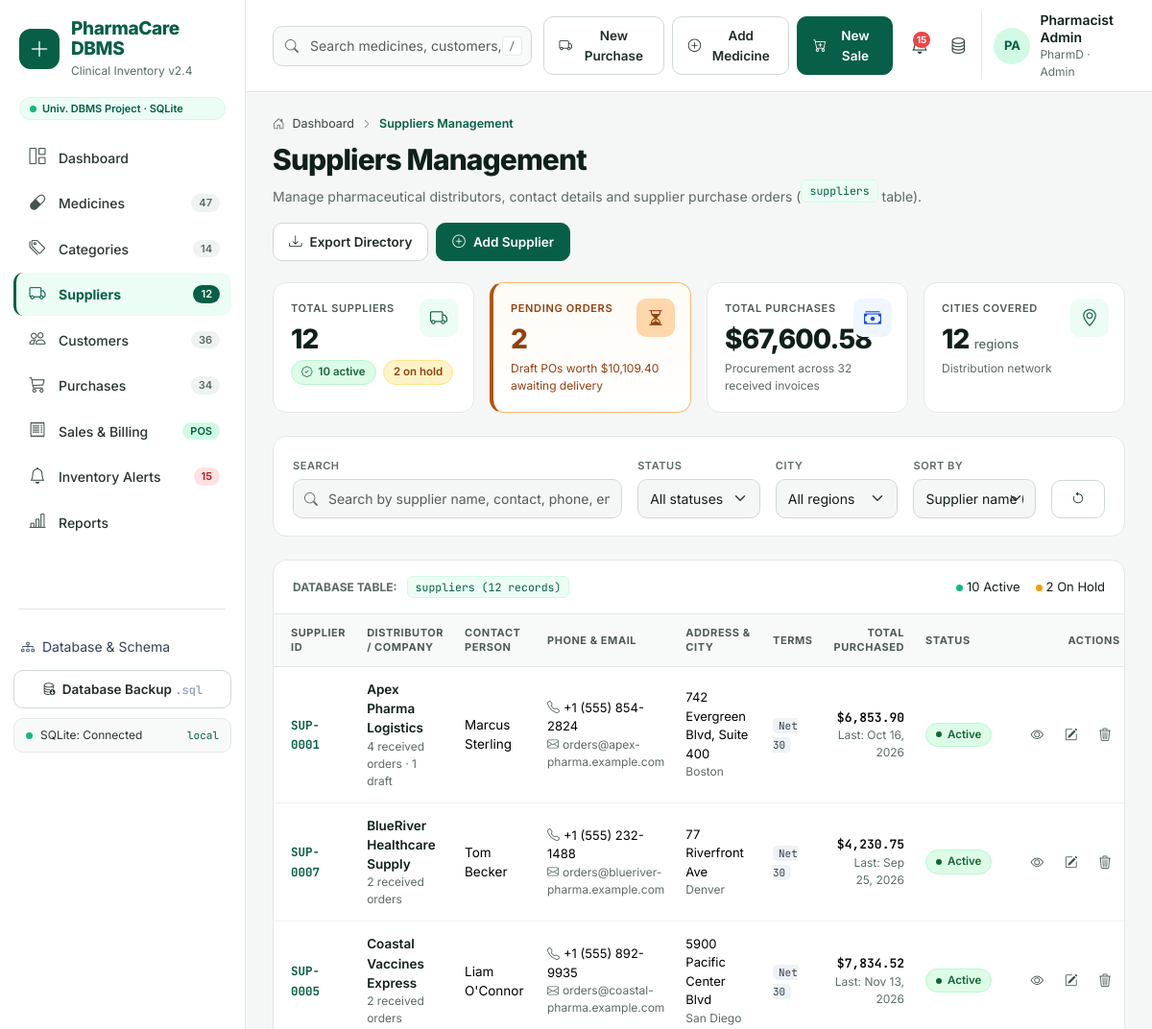
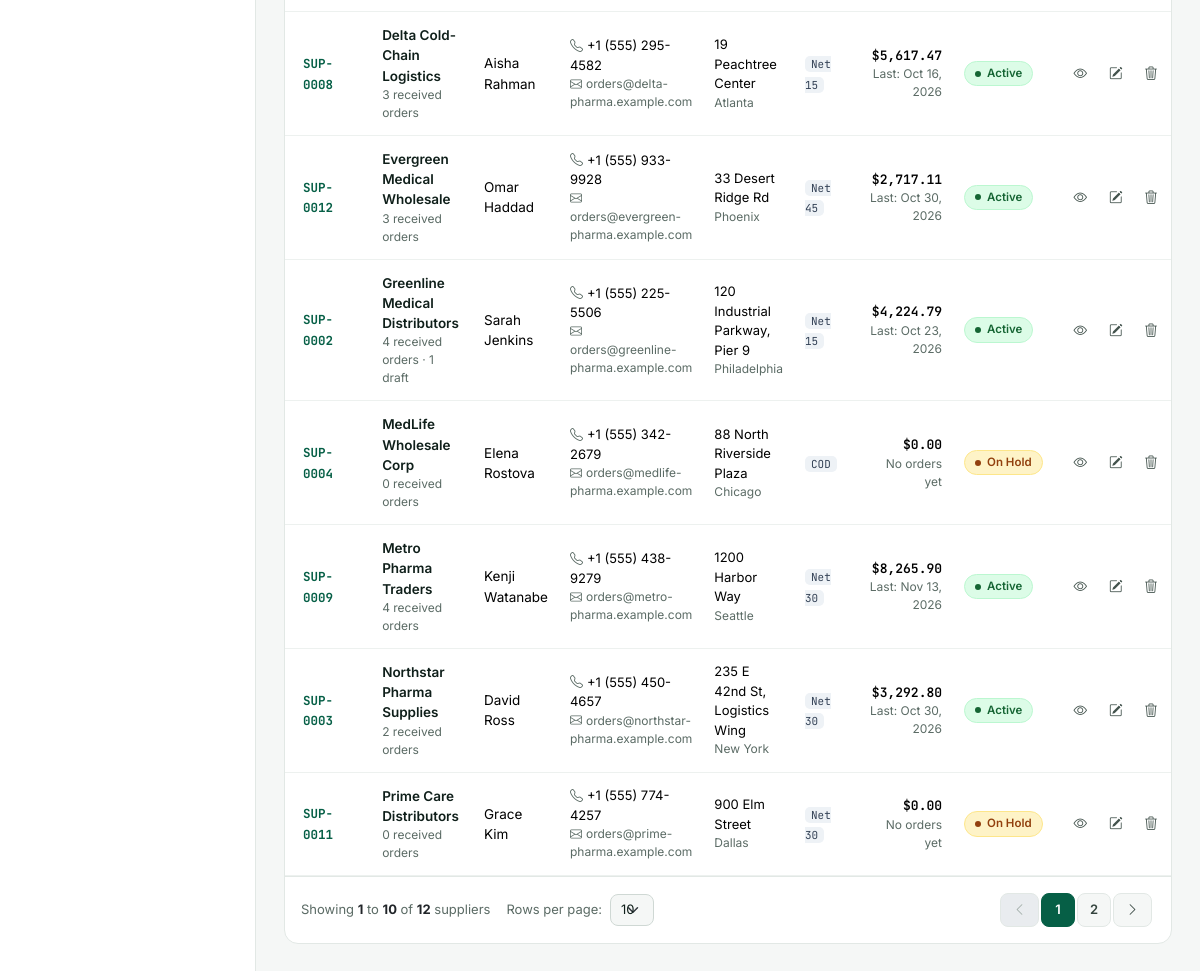
Screenshot of /suppliers/ with the database file from the repository (2 pictures, top to bottom).
### tables this page shows
CREATE TABLE suppliers (
    supplier_id     INTEGER PRIMARY KEY AUTOINCREMENT,
    supplier_name   VARCHAR(150) NOT NULL,
    contact_person  VARCHAR(100) NULL,
    phone           VARCHAR(30)  NOT NULL,
    email           VARCHAR(120) NULL,
    address         VARCHAR(255) NULL,
    city            VARCHAR(80)  NULL,
    payment_terms   VARCHAR(30)  NOT NULL DEFAULT 'Net 30',
    status          VARCHAR(20)  NOT NULL DEFAULT 'Active',
    created_at      DATETIME     NOT NULL DEFAULT CURRENT_TIMESTAMP,
    CONSTRAINT chk_suppliers_status CHECK (status IN ('Active', 'On Hold'))
);

### routes/suppliers.py (the view)
@bp.route("/")
def index():
    db = get_db()
    clause, params, f = _filters()
    total = db.scalar("SELECT COUNT(*) FROM suppliers s" + clause, params, 0)
    page = get_page(total)
    rows = db.query(f"{LIST_SQL}{clause} ORDER BY {SORTS.get(f['sort'], SORTS['name'])} LIMIT ? OFFSET ?",
                    params + [page.per_page, page.offset])
    kpi = db.one(
        "SELECT "
        " (SELECT COUNT(*) FROM suppliers) AS total,"
        " (SELECT COUNT(*) FROM suppliers WHERE status = 'Active') AS active,"
        " (SELECT COUNT(*) FROM suppliers WHERE status = 'On Hold') AS on_hold,"
        " (SELECT COUNT(*) FROM purchases WHERE status = 'Draft') AS drafts,"
        " (SELECT COALESCE(SUM(total_amount), 0) FROM purchases WHERE status = 'Draft') AS draft_value,"
        " (SELECT COALESCE(SUM(total_amount), 0) FROM purchases WHERE status = 'Received') AS spent,"
        " (SELECT COUNT(*) FROM purchases WHERE status = 'Received') AS received")
    cities = [r["city"] for r in db.query(
        "SELECT DISTINCT city FROM suppliers WHERE city IS NOT NULL ORDER BY city")]
    return render_template("suppliers/index.html", rows=rows, page=page, f=f, kpi=kpi, cities=cities,
                           statuses=STATUSES, terms=TERMS)

### db.py (called while the page is built, shortened)
def _normalize_value(value):
    if isinstance(value, decimal.Decimal):
        return int(value) if value == value.to_integral_value() else float(value)
    if isinstance(value, datetime.datetime):
        return value.strftime("%Y-%m-%d %H:%M:%S")
    if isinstance(value, datetime.date):
        return value.strftime("%Y-%m-%d")
    if isinstance(value, bytes):
        return value.decode("utf-8", "replace")
    return value

def _normalize_row(row):
    return {k: _normalize_value(v) for k, v in row.items()}

def _sqlite_dict_factory(cursor, row):
    return {col[0]: row[idx] for idx, col in enumerate(cursor.description)}

def _cfg():
    return current_app.config

def get_db():
    if "db" not in g:
        g.db = Database(_cfg())
    return g.db

    def _connect(self):
        self._driver = sqlite3
        path = self.cfg["SQLITE_PATH"]
        if path != ":memory:":
            os.makedirs(os.path.dirname(path), exist_ok=True)
        conn = sqlite3.connect(path)
        conn.row_factory = _sqlite_dict_factory
        conn.execute("PRAGMA foreign_keys = ON")
        return conn

    @property
    def is_mysql(self):
        return self.engine == "mysql"

    def _sql(self, sql):
        if self.is_mysql:
            return sql.replace("%", "%%").replace("?", "%s")
        return sql

    def _run(self, sql, params=()):
        cur = self.conn.cursor()
        try:
            cur.execute(self._sql(sql), tuple(params))
        except self._driver.Error as exc:
            cur.close()
            raise self._wrap_error(exc) from exc
        return cur

    def query(self, sql, params=()):
        cur = self._run(sql, params)
        rows = cur.fetchall()
        cur.close()
        return [_normalize_row(r) for r in rows]

    def one(self, sql, params=()):
        rows = self.query(sql, params)
        return rows[0] if rows else None

    def scalar(self, sql, params=(), default=None):
        row = self.one(sql, params)
        if not row:
            return default
        value = next(iter(row.values()))
        return default if value is None else value

    def close(self):
        try:
            self.conn.close()
        except Exception:
            pass

### utils.py (called while the page is built)
def get_page(total, per_page=None):
    per_page = per_page or int_arg("per_page", current_app.config["PER_PAGE"])
    per_page = per_page if per_page in (10, 25, 50, 100) else current_app.config["PER_PAGE"]
    return Page(total, int_arg("page", 1), per_page)

### templates/suppliers/index.html (shortened to what this page needs)
{% extends "base.html" %}
{% from "_macros.html" import kcard, pager, crumbs, empty, delete_form %}
{% block content %}
{{ crumbs([('Dashboard', url_for('dashboard.index')), ('Suppliers Management', none)]) }}
<div class="page-head">
  <div>
    <h1 class="page-title">Suppliers Management</h1>
    <p class="page-sub">Manage pharmaceutical distributors, contact details and supplier purchase orders
      (<span class="tbl-chip">suppliers</span> table).</p>
  </div>
  <div class="d-flex gap-2 flex-wrap">
    <a class="btn btn-soft" href="{{ url_for('suppliers.export', **request.args) }}"><i class="bi bi-download me-2"></i>Export Directory</a>
    <button class="btn btn-brand" type="button" data-bs-toggle="modal" data-bs-target="#supplierModal"
            data-action="{{ url_for('suppliers.create') }}" data-title="Add Supplier"><i class="bi bi-plus-circle me-2"></i>Add Supplier</button>
  </div>
</div>
<div class="row g-3 mb-4 row-cols-1 row-cols-sm-2 row-cols-xl-4">
  <div class="col">
    {% call kcard('Total Suppliers', kpi.total, 'bi-truck') %}
      <span class="pill pill-success no-dot"><i class="bi bi-patch-check"></i> {{ kpi.active }} active</span>
      {% if kpi.on_hold %}<span class="pill pill-warning no-dot ms-1">{{ kpi.on_hold }} on hold</span>{% endif %}
    {% endcall %}
  </div>
  <div class="col">
    {% call kcard('Pending Orders', kpi.drafts, 'bi-hourglass-split', '', 'warn' if kpi.drafts else '') %}
      <span class="tw-text-amber-800">Draft POs worth {{ kpi.draft_value | money }} awaiting delivery</span>
    {% endcall %}
  </div>
  <div class="col">{{ kcard('Total Purchases', kpi.spent | money, 'bi-cash-stack', '', 'info', 'Procurement across ' ~ kpi.received ~ ' received invoices') }}</div>
  <div class="col">{{ kcard('Cities Covered', cities | length, 'bi-geo-alt', 'regions', '', 'Distribution network') }}</div>
</div>
<form class="card-pc mb-4" method="get" data-autosubmit>
  <div class="card-body-pc">
    <div class="row g-3 align-items-end">
      <div class="col-lg-5">
        <label class="form-label caps" for="f_q">Search</label>
        <div class="input-icon">
          <input class="form-control" id="f_q" name="q" value="{{ f.q }}" placeholder="Search by supplier name, contact, phone, email">
        </div>
      </div>
      <div class="col-sm-4 col-lg-2">
        <label class="form-label caps" for="f_status">Status</label>
        <select class="form-select" id="f_status" name="status">
          <option value="">All statuses</option>
        </select>
      </div>
      <div class="col-sm-4 col-lg-2">
        <label class="form-label caps" for="f_city">City</label>
        <select class="form-select" id="f_city" name="city">
          <option value="">All regions</option>
        </select>
      </div>
      <div class="col-sm-4 col-lg-2">
        <label class="form-label caps" for="f_sort">Sort by</label>
        <select class="form-select" id="f_sort" name="sort">
          {% for v, l in [('name', 'Supplier name (A-Z)'), ('spend', 'Total spend'), ('recent', 'Last purchase'), ('newest', 'Newest added')] %}
            <option value="{{ v }}" {{ 'selected' if f.sort == v }}>{{ l }}</option>{% endfor %}
        </select>
      </div>
      <div class="col-lg-1 d-flex gap-2">
        <a class="btn btn-soft w-100" href="{{ url_for('suppliers.index') }}" title="Reset filters" aria-label="Reset filters"><i class="bi bi-arrow-counterclockwise"></i></a>
      </div>
    </div>
  </div>
</form>
<section class="card-pc">
  <div class="card-head">
    <span class="tw-text-xs fw-bold text-uppercase text-muted-2">Database table:</span>
    <span class="tbl-chip">suppliers ({{ page.total }} records)</span>
    <span class="ms-auto tw-text-[13px] d-flex gap-3"><span><span class="dot me-1"></span>{{ kpi.active }} Active</span><span><span class="dot dot-amber me-1"></span>{{ kpi.on_hold }} On Hold</span></span>
  </div>
  <div class="table-responsive">
    <table class="table table-pc">
      <thead><tr><th>Supplier ID</th><th>Distributor / Company</th><th>Contact Person</th><th>Phone &amp; Email</th><th>Address &amp; City</th><th>Terms</th><th class="text-end">Total Purchased</th><th>Status</th><th class="text-end">Actions</th></tr></thead>
      <tbody>
      {% for s in rows %}
        <tr>
          <td><span class="mono fw-bold tw-text-brand-700 tw-text-[12.5px]">{{ s.supplier_id | code('supplier') }}</span></td>
          <td>
            <a class="cell-title" href="{{ url_for('suppliers.detail', supplier_id=s.supplier_id) }}">{{ s.supplier_name }}</a>
            <div class="cell-sub">{{ s.orders }} received orders{% if s.drafts %} · {{ s.drafts }} draft{% endif %}</div>
          </td>
          <td>{{ s.contact_person or '—' }}</td>
          <td class="tw-text-[13px]">
            <div><i class="bi bi-telephone me-1 text-muted-2"></i>{{ s.phone }}</div>
            {% if s.email %}<div class="cell-sub"><i class="bi bi-envelope me-1"></i>{{ s.email }}</div>{% endif %}
          </td>
          <td class="tw-text-[13px]">{{ s.address or '—' }}<div class="cell-sub">{{ s.city or '' }}</div></td>
          <td><span class="form-tag">{{ s.payment_terms }}</span></td>
          <td class="text-end">
            <div class="num fw-semibold">{{ s.total_spent | money }}</div>
            <div class="cell-sub">{{ ('Last: ' ~ (s.last_purchase | date)) if s.last_purchase else 'No orders yet' }}</div>
          </td>
          <td><span class="pill {{ 'pill-success' if s.status == 'Active' else 'pill-warning' }}">{{ s.status }}</span></td>
          <td class="text-end text-nowrap">
            <a class="btn-icon" href="{{ url_for('suppliers.detail', supplier_id=s.supplier_id) }}" title="View" aria-label="View"><i class="bi bi-eye"></i></a>
            <button type="button" class="btn-icon" title="Edit" aria-label="Edit" data-bs-toggle="modal" data-bs-target="#supplierModal"
                    data-action="{{ url_for('suppliers.update', supplier_id=s.supplier_id) }}" data-title="Edit {{ s.supplier_name }}"
                    data-record='{{ s | tojson }}'><i class="bi bi-pencil-square"></i></button>
            {{ delete_form(url_for('suppliers.delete', supplier_id=s.supplier_id), 'Delete supplier ' ~ s.supplier_name ~ '?') }}
          </td>
        </tr>
      {% else %}
        <tr><td colspan="9">{{ empty('No suppliers match these filters.', 'bi-search') }}</td></tr>
      {% endfor %}
      </tbody>
    </table>
  </div>
  {{ pager(page, 'suppliers') }}
</section>
{% endblock %}

### templates/_macros.html (shortened to what this page needs)
{% macro kcard(label, value, icon='', unit='', tone='', foot='') -%}
<div class="kpi {{ tone }}">
  {% if icon %}<span class="kpi-icon"><i class="bi {{ icon }}"></i></span>{% endif %}
  <div class="kpi-label pe-5">{{ label }}</div>
  <div class="kpi-value">{{ value }}{% if unit %} <small>{{ unit }}</small>{% endif %}</div>
  {% if foot or caller %}<div class="kpi-foot">{% if caller %}{{ caller() }}{% else %}{{ foot }}{% endif %}</div>{% endif %}
</div>
{%- endmacro %}
{% macro pager(page, noun='records') -%}
<div class="d-flex flex-wrap gap-3 align-items-center justify-content-between px-3 py-3 border-top">
  <div class="d-flex flex-wrap align-items-center gap-3 tw-text-[13px] text-muted-2">
    <span>Showing <b class="text-body">{{ page.start }}</b> to <b class="text-body">{{ page.end }}</b> of <b class="text-body">{{ page.total }}</b> {{ noun }}</span>
    <span class="d-flex align-items-center gap-2">Rows per page:
      <select class="form-select form-select-sm w-auto" data-nav-select aria-label="Rows per page">
        {% for n in (10, 25, 50, 100) %}<option value="{{ url_with(per_page=n, page=None) }}" {{ 'selected' if page.per_page == n }}>{{ n }}</option>{% endfor %}
      </select>
    </span>
  </div>
  {% if page.pages > 1 %}
  <nav aria-label="Pagination">
    <ul class="pagination pager mb-0">
      <li class="page-item {{ 'disabled' if page.page == 1 }}"><a class="page-link" href="{{ url_with(page=page.page - 1) }}" aria-label="Previous"><i class="bi bi-chevron-left"></i></a></li>
      {% for n in page.window() %}
        {% if n is none %}<li class="page-item disabled"><span class="page-link border-0 bg-transparent">…</span></li>
        {% else %}<li class="page-item {{ 'active' if n == page.page }}"><a class="page-link" href="{{ url_with(page=n) }}">{{ n }}</a></li>{% endif %}
      {% endfor %}
      <li class="page-item {{ 'disabled' if page.page == page.pages }}"><a class="page-link" href="{{ url_with(page=page.page + 1) }}" aria-label="Next"><i class="bi bi-chevron-right"></i></a></li>
    </ul>
  </nav>
  {% endif %}
</div>
{%- endmacro %}
{% macro crumbs(items) -%}
<div class="crumbs">
  <i class="bi bi-house-door"></i>
  {% for label, href in items %}
    {% if not loop.first %}<i class="bi bi-chevron-right"></i>{% endif %}
    {% if href %}<a href="{{ href }}">{{ label }}</a>{% elif loop.last %}<span class="here">{{ label }}</span>{% else %}<span>{{ label }}</span>{% endif %}
  {% endfor %}
</div>
{%- endmacro %}
{% macro delete_form(action, message, label='') -%}
<form method="post" action="{{ action }}" class="d-inline" data-confirm="{{ message }}">
  <button type="submit" class="btn-icon danger" title="Delete" aria-label="Delete"><i class="bi bi-trash3"></i>{% if label %} {{ label }}{% endif %}</button>
</form>
{%- endmacro %}

### rows the page displays
suppliers: supplier_id|code "SUP-0001", supplier_name "Apex Pharma Logistics", orders "4", drafts "1", contact_person "Marcus Sterling", phone "+1 (555) 854-2824", email "orders@apex-pharma.example.com", address "742 Evergreen Blvd, Suite 400", city "Boston", payment_terms "Net 30", total_spent "$6,853.90", last_purchase "Last: Oct 16, 2026", status "Active"
suppliers: supplier_id|code "SUP-0007", supplier_name "BlueRiver Healthcare Supply", orders "2", contact_person "Tom Becker", phone "+1 (555) 232-1488", email "orders@blueriver-pharma.example.com", address "77 Riverfront Ave", city "Denver", payment_terms "Net 30", total_spent "$4,230.75", last_purchase "Last: Sep 25, 2026", status "Active"
suppliers: supplier_id|code "SUP-0005", supplier_name "Coastal Vaccines Express", orders "2", contact_person "Liam O'Connor", phone "+1 (555) 892-9935", email "orders@coastal-pharma.example.com", address "5900 Pacific Center Blvd", city "San Diego", payment_terms "Net 30", total_spent "$7,834.52", last_purchase "Last: Nov 13, 2026", status "Active"
suppliers: supplier_id|code "SUP-0008", supplier_name "Delta Cold-Chain Logistics", orders "3", contact_person "Aisha Rahman", phone "+1 (555) 295-4582", email "orders@delta-pharma.example.com", address "19 Peachtree Center", city "Atlanta", payment_terms "Net 15", total_spent "$5,617.47", last_purchase "Last: Oct 16, 2026", status "Active"
suppliers: supplier_id|code "SUP-0012", supplier_name "Evergreen Medical Wholesale", orders "3", contact_person "Omar Haddad", phone "+1 (555) 933-9928", email "orders@evergreen-pharma.example.com", address "33 Desert Ridge Rd", city "Phoenix", payment_terms "Net 45", total_spent "$2,717.11", last_purchase "Last: Oct 30, 2026", status "Active"
suppliers: supplier_id|code "SUP-0002", supplier_name "Greenline Medical Distributors", orders "4", drafts "1", contact_person "Sarah Jenkins", phone "+1 (555) 225-5506", email "orders@greenline-pharma.example.com", address "120 Industrial Parkway, Pier 9", city "Philadelphia", payment_terms "Net 15", total_spent "$4,224.79", last_purchase "Last: Oct 23, 2026", status "Active"
suppliers: supplier_id|code "SUP-0004", supplier_name "MedLife Wholesale Corp", orders "0", contact_person "Elena Rostova", phone "+1 (555) 342-2679", email "orders@medlife-pharma.example.com", address "88 North Riverside Plaza", city "Chicago", payment_terms "COD", total_spent "$0.00", last_purchase "No orders yet", status "On Hold"
suppliers: supplier_id|code "SUP-0009", supplier_name "Metro Pharma Traders", orders "4", contact_person "Kenji Watanabe", phone "+1 (555) 438-9279", email "orders@metro-pharma.example.com", address "1200 Harbor Way", city "Seattle", payment_terms "Net 30", total_spent "$8,265.90", last_purchase "Last: Nov 13, 2026", status "Active"
suppliers: supplier_id|code "SUP-0003", supplier_name "Northstar Pharma Supplies", orders "2", contact_person "David Ross", phone "+1 (555) 450-4657", email "orders@northstar-pharma.example.com", address "235 E 42nd St, Logistics Wing", city "New York", payment_terms "Net 30", total_spent "$3,292.80", last_purchase "Last: Oct 30, 2026", status "Active"
suppliers: supplier_id|code "SUP-0011", supplier_name "Prime Care Distributors", orders "0", contact_person "Grace Kim", phone "+1 (555) 774-4257", email "orders@prime-pharma.example.com", address "900 Elm Street", city "Dallas", payment_terms "Net 30", total_spent "$0.00", last_purchase "No orders yet", status "On Hold"

### other values shown
{{ db_engine }} "SQLite"
{{ label }} "Dashboard" "Medicines" "Categories" "Suppliers" "Customers" "Purchases" "Sales & Billing" "Inventory Alerts" "Reports"
{{ count }} "47" "14" "12" "36" "34" "POS" "15"
{{ 'Connected' if db_ok else 'Offline' }} "Connected"
{{ 'InnoDB' if db_engine == 'MySQL' else 'local' }} "local"
{{ nav_counts.alerts }} "15"
{{ label }} "Dashboard"
{{ label }} "Suppliers Management"
{{ label }} "TOTAL SUPPLIERS PENDING ORDERS TOTAL PURCHASES CITIES COVERED"
{{ value }} "12 2 $67,600.58 12"
{{ kpi.active }} "10"
{{ kpi.on_hold }} "2"
{{ kpi.draft_value | money }} "$10,109.40"
{{ foot }} "Procurement across 32 received invoices Distribution network"
{{ unit }} "regions"
